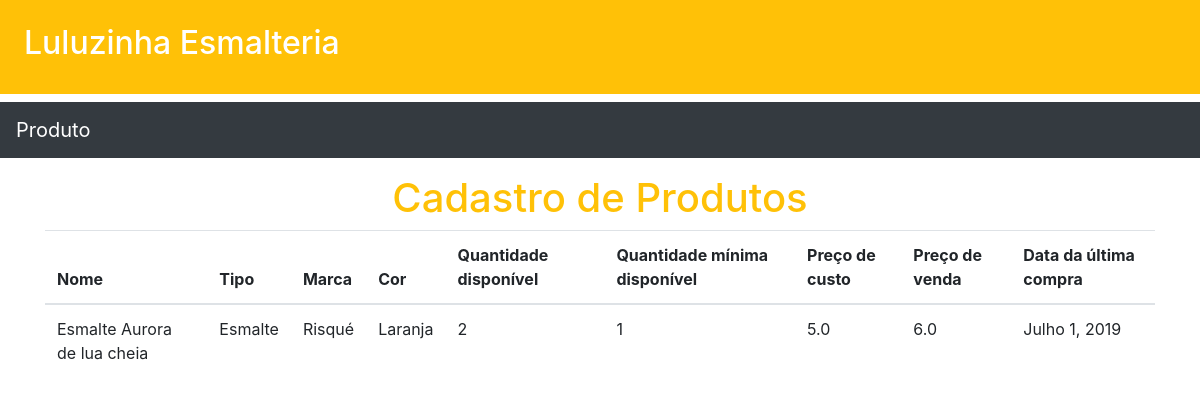
/produtos/, run on the app's committed database.
### produtos/models.py (models this page shows)
class Produto(models.Model):
    nome = models.CharField(max_length=250)
    tipo = models.CharField(max_length=250)
    marca = models.CharField(max_length=250)
    cor = models.CharField(max_length=250)
    qtd_disponivel = models.IntegerField(default=0)
    qtd_min_disponivel = models.IntegerField(default=0)
    pco_custo = models.FloatField()
    pco_venda = models.FloatField()
    dt_ultima_compra = models.DateField(default='1900-01-01')
    def __str__(self):
        return self.nome

### produtos/views.py (the view)
# urls.py: path('',lista_de_produtos,name='lista_de_produtos'),
def lista_de_produtos(request):
    produtos = Produto.objects.all().order_by('-id')
    return render(request,"produtos/lista_de_produtos.html",{'produtos':produtos})

### core/templates/produtos/lista_de_produtos.html (shortened to what this page needs)
{% extends 'base3.html' %}
{% block content %}
<div class="container">
<div class="text-center">
<h1 class="text-warning">Cadastro de Produtos</h1>
</div>
<table class="table table-head">
    <thead>
        <tr>
            <th>Nome</th>
            <th>Tipo</th>
            <th>Marca</th>
            <th>Cor</th>
            <th>Quantidade disponível</th>
            <th>Quantidade mínima disponível</th>
            <th>Preço de custo</th>
            <th>Preço de venda</th>
            <th>Data da última compra</th>
        </tr>
    </thead>
    <tbody>
        {% for produto in produtos %}
        <tr>
            <td>{{ produto.nome }}</td>
            <td>{{ produto.tipo }}</td>
            <td>{{ produto.marca }}</td>
            <td>{{ produto.cor }}</td>
            <td>{{ produto.qtd_disponivel }}</td>
            <td>{{ produto.qtd_min_disponivel }}</td>
            <td>{{ produto.pco_custo }}</td>
            <td>{{ produto.pco_venda }}</td>
            <td>{{ produto.dt_ultima_compra }}</td>
        </tr>
        {% endfor %}
    </tbody>
</table>
</div>
{% endblock content %}

### data on the page
Produto: nome "Esmalte Aurora de lua cheia", tipo "Esmalte", marca "Risqué", cor "Laranja", qtd_disponivel "2", qtd_min_disponivel "1", pco_custo "5.0", pco_venda "6.0", dt_ultima_compra "Julho 1, 2019"
